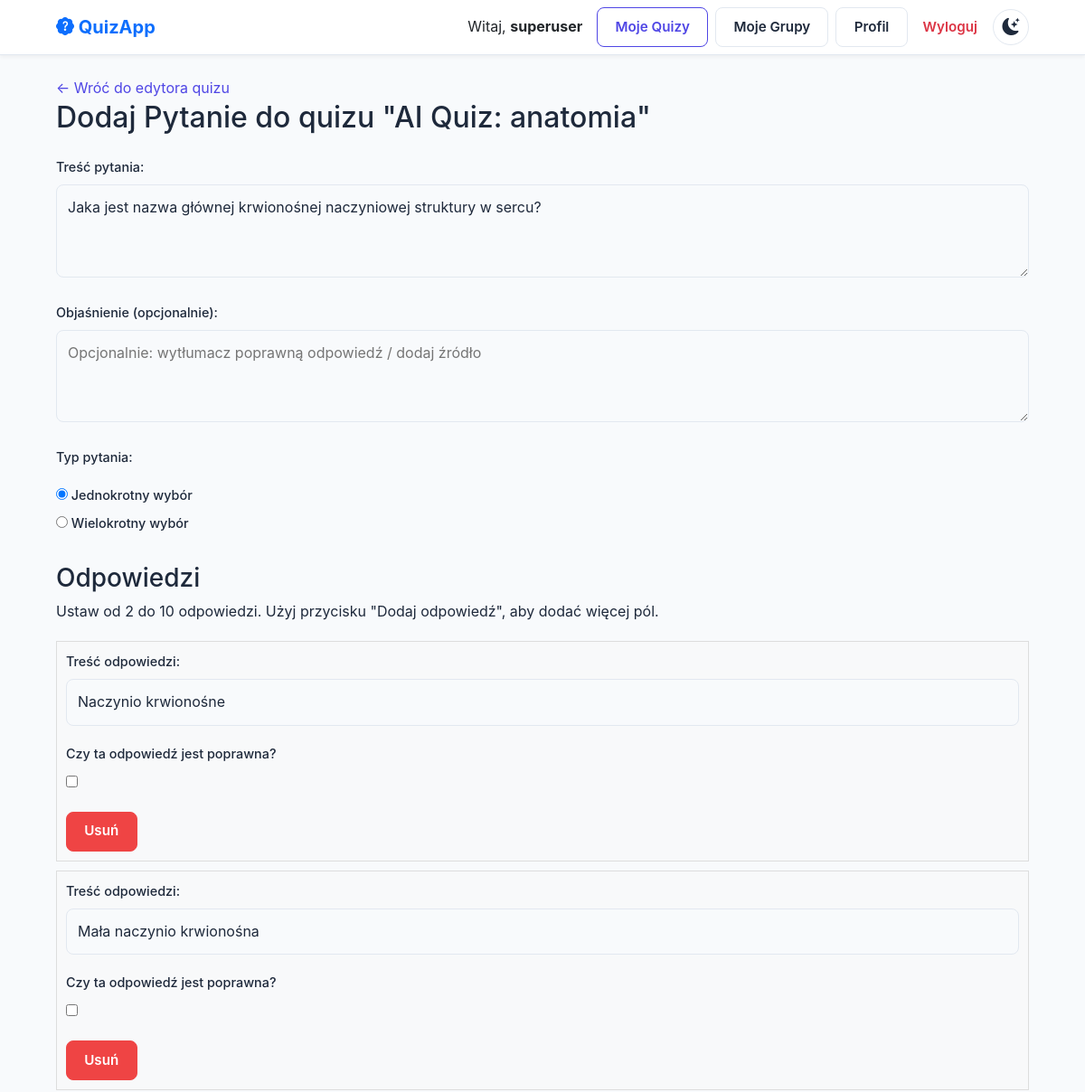
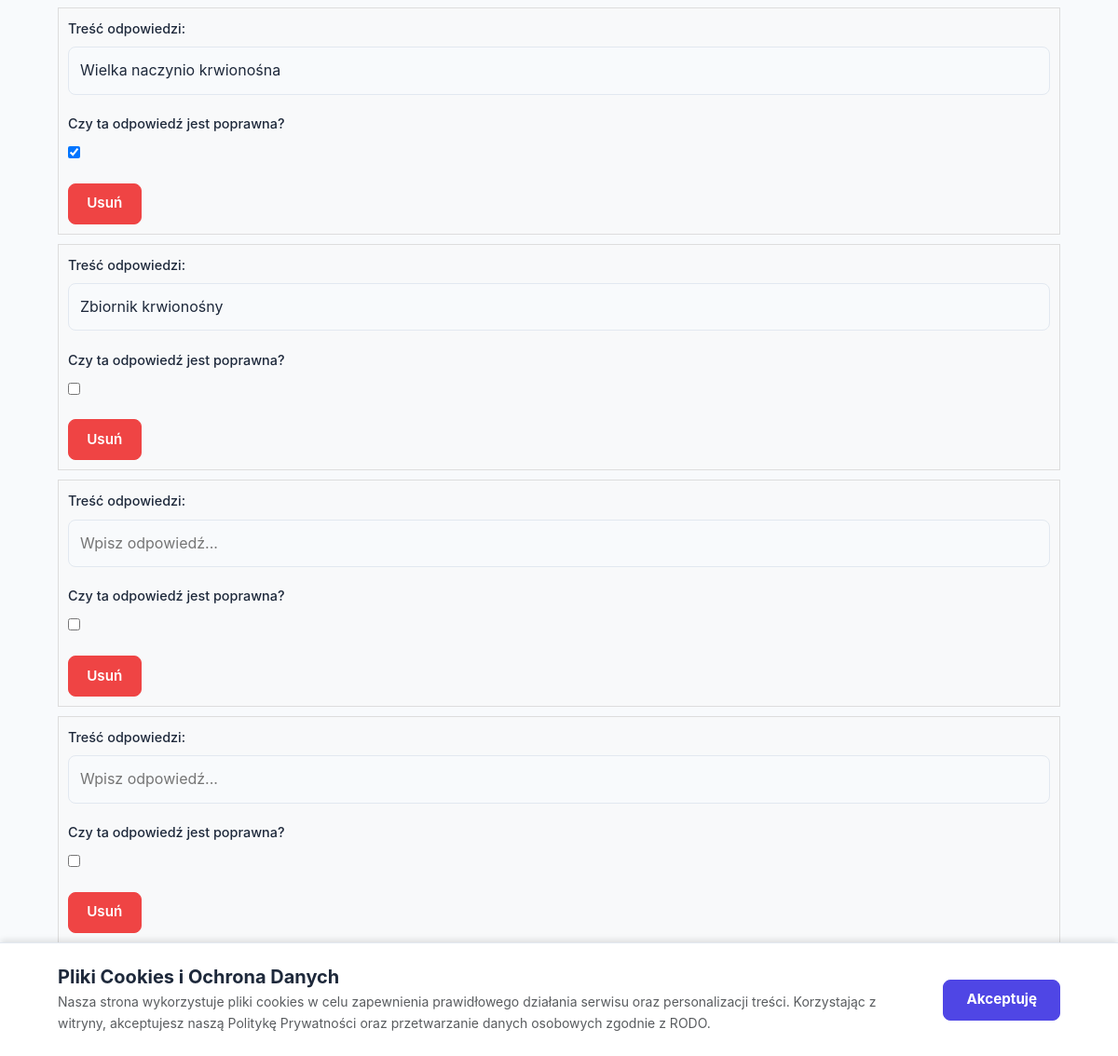
The page /question/6/edit/ (signed in) on the database its author committed (2 pictures, top to bottom).
### accounts/models.py (models this page shows)
class User(AbstractUser):
    groups = models.ManyToManyField(
        Group,
        verbose_name='groups',
        blank=True,
        help_text=(
            'The groups this user belongs to. A user will get all permissions '
            'granted to each of their groups.'
        ),
        related_name="%(app_label)s_%(class)s_groups",
        related_query_name="user",
    )
    user_permissions = models.ManyToManyField(
        Permission,
        verbose_name='user permissions',
        blank=True,
        help_text='Specific permissions for this user.',
        related_name="%(app_label)s_%(class)s_user_permissions",
        related_query_name="user",
    )
    pass # Keep pass if you have no other custom fields yet

### quizzes/models.py (models this page shows, shortened)
class Quiz(models.Model):
    class Visibility(models.TextChoices):
        PUBLIC = 'PUBLIC', 'Publiczny'
        PRIVATE = 'PRIVATE', 'Prywatny'
    title = models.CharField(max_length=255, verbose_name="Tytuł")
    author = models.ForeignKey(settings.AUTH_USER_MODEL, on_delete=models.CASCADE, verbose_name="Autor")
    visibility = models.CharField(
        max_length=10,
        choices=Visibility.choices,
        default=Visibility.PRIVATE,
        verbose_name="Widoczność"
    )
    time_limit = models.IntegerField(
        default=0,
        verbose_name="Limit czasu (w minutach)",
        help_text="Ustaw 0, aby wyłączyć limit czasu."
    )
    instant_feedback = models.BooleanField(
        default=False,
        verbose_name="Natychmiastowe odpowiedzi",
        help_text="Jeśli zaznaczone, użytkownik zobaczy poprawne odpowiedzi po każdym pytaniu."
    )
    users_permissions = models.ManyToManyField(
        settings.AUTH_USER_MODEL,
        through='QuizUserPermission',
        related_name='quiz_access',
        blank=True,
        verbose_name="Uprawnienia użytkowników"
    )
    groups_permissions = models.ManyToManyField(
        QuizGroup,
        through='QuizGroupPermission',
        related_name='quiz_access',
        blank=True,
        verbose_name="Uprawnienia grup"
    )
    def can_edit(self, user):
        if not user.is_authenticated:
            return False
        if user == self.author:
            return True
        return self.quizuserpermission_set.filter(user=user, role='EDITOR').exists()

class Question(models.Model):
    class QuestionType(models.TextChoices):
        SINGLE = 'SINGLE', 'Jednokrotny wybór'
        MULTIPLE = 'MULTIPLE', 'Wielokrotny wybór'
    quiz = models.ForeignKey(Quiz, related_name='questions', on_delete=models.CASCADE)
    text = models.TextField(verbose_name="Treść pytania")
    explanation = models.TextField(blank=True, default="", verbose_name="Wyjaśnienie")
    question_type = models.CharField(
        max_length=10,
        choices=QuestionType.choices,
        default=QuestionType.SINGLE,
        verbose_name="Typ pytania"
    )

### quizzes/views.py (the view)
# urls.py: path('question/<int:pk>/edit/', views.question_edit_view, name='question-edit'),
@login_required
def question_edit_view(request, pk):
    question = get_object_or_404(Question, pk=pk)
    _check_edit_permission(request.user, question.quiz)
    if request.method == 'POST':
        question_form = QuestionForm(request.POST, instance=question)
        answer_formset = AnswerFormSet(request.POST, instance=question)
        if question_form.is_valid() and answer_formset.is_valid():
            question_type = question_form.cleaned_data.get('question_type')
            correct_answers_count = 0
            for form in answer_formset.cleaned_data:
                if form.get('is_correct') and not form.get('DELETE'):
                    correct_answers_count += 1
            if question_type == Question.QuestionType.SINGLE and correct_answers_count != 1:
                question_form.add_error('question_type', 'Pytanie jednokrotnego wyboru musi mieć dokładnie jedną poprawną odpowiedź.')
            elif question_type == Question.QuestionType.MULTIPLE and correct_answers_count == 0:
                question_form.add_error('question_type', 'Pytanie wielokrotnego wyboru musi mieć przynajmniej jedną poprawną odpowiedź.')
            else:
                question_form.save()
                answer_formset.save()
                messages.success(request, "Pytanie zostało zaktualizowane.")
                return redirect('quiz-edit', pk=question.quiz.pk)
    else:
        question_form = QuestionForm(instance=question)
        answer_formset = AnswerFormSet(instance=question)
    context = {
        'question_form': question_form,
        'answer_formset': answer_formset,
        'quiz': question.quiz
    }
    return render(request, 'quizzes/question_form.html', context)

### quizzes/forms.py
class QuestionForm(forms.ModelForm):
    class Meta:
        model = Question
        fields = ['text', 'explanation', 'question_type']
        widgets = {
            'text': forms.Textarea(attrs={'rows': 3}),
            'explanation': forms.Textarea(attrs={
                'rows': 3,
                'placeholder': 'Opcjonalnie: wytłumacz poprawną odpowiedź / dodaj źródło'
            }),
            'question_type': forms.RadioSelect,
        }
        labels = {
            'text': 'Treść pytania',
            'explanation': 'Objaśnienie (opcjonalnie)',
            'question_type': 'Typ pytania',
        }

### quizzes/views.py (called while the page is built)
def _check_edit_permission(user, quiz):
    if not quiz.can_edit(user):
        raise PermissionDenied("Nie masz uprawnień do edycji tego quizu.")

### templates/quizzes/question_form.html (shortened to what this page needs)
{% extends 'base.html' %}
{% block content %}
    <a href="{% url 'quiz-edit' quiz.pk %}">&larr; Wróć do edytora quizu</a>
    <h1>{% if form.instance.pk %}Edytuj{% else %}Dodaj{% endif %} Pytanie do quizu "{{ quiz.title }}"</h1>
    <form method="post" novalidate>
        {{ question_form.as_p }}
        <h3 style="margin-top: 2rem;">Odpowiedzi</h3>
        <p>
          Ustaw od 2 do 10 odpowiedzi. Użyj przycisku "Dodaj odpowiedź", aby dodać więcej pól.
        </p>
        <div id="answer-formset-container">
            {% for form in answer_formset %}
                <div class="formset-row" style="background: #f8f9fa; border: 1px solid #ddd; padding: 10px; margin-bottom: 10px; {% if form.DELETE.value %}display: none;{% endif %}">
                    {% for field in form.visible_fields %}
                        <p>
                            {{ field.label_tag }} {{ field }}
                        </p>
                    {% endfor %}
                    <button type="button" class="btn btn-danger btn-sm remove-answer-btn">Usuń</button>
                </div>
            {% endfor %}
        </div>
        <button type="button" id="add-answer-btn" class="btn btn-secondary" style="margin-top: 10px;">Dodaj odpowiedź</button>
        <button type="submit" class="btn btn-primary" style="margin-top: 10px;">Zapisz Pytanie</button>
    </form>
{% endblock %}

### templates/base.html (shortened to what this page needs)
{% load static %}
<!DOCTYPE html>
<html lang="pl">
<head>
    <link href="https://cdn.jsdelivr.net/npm/bootstrap@5.3.0/dist/css/bootstrap.min.css" rel="stylesheet">
    <link rel="stylesheet" href="https://cdn.jsdelivr.net/npm/bootstrap-icons@1.10.0/font/bootstrap-icons.css">
    <link rel="stylesheet" href="{% static 'css/style.css' %}">
</head>
<body class="d-flex flex-column min-vh-100">
    <nav class="navbar navbar-expand-lg navbar-light bg-white mb-4">
        <div class="container">
            <a class="navbar-brand fw-bold text-primary" href="{% url 'home' %}">
                <i class="bi bi-patch-question-fill"></i> QuizApp
            </a>
            <div class="collapse navbar-collapse" id="navbarNav">
                <ul class="navbar-nav ms-auto align-items-center">
                    {% if user.is_authenticated %}
                        <li class="nav-item">
                            <span class="nav-link disabled text-dark">Witaj, <strong>{{ user.username }}</strong></span>
                        </li>
                        <li class="nav-item ms-lg-2">
                            <a class="btn btn-outline-primary btn-sm" href="{% url 'my-quizzes' %}">Moje Quizy</a>
                        </li>
                        <li class="nav-item ms-lg-2">
                            <a class="btn btn-light btn-sm" href="{% url 'group-list' %}">Moje Grupy</a>
                        </li>
                        <li class="nav-item ms-lg-2">
                            <a class="btn btn-light btn-sm" href="{% url 'profile_edit' %}">Profil</a>
                        </li>
                        <li class="nav-item ms-lg-2">
                            <form action="{% url 'logout' %}" method="post" class="d-inline">
                                <button type="submit" class="btn btn-link nav-link text-danger">Wyloguj</button>
                            </form>
                        </li>
                    {% endif %}
                        <li class="nav-item ms-2">
                          <button id="theme-toggle" class="theme-toggle" aria-label="Przełącz motyw">
                            <i id="theme-icon" class="bi bi-moon-stars-fill"></i>
                          </button>
                        </li>
                </ul>
            </div>
        </div>
    </nav>
    <div class="container">
        {% block content %}{% endblock %}
    </div>
    <footer class="mt-auto py-3 text-center text-muted text-small">
        <div class="container">
        </div>
    </footer>
    <div id="cookie-banner" class="p-4">
        <div class="container d-flex flex-column flex-md-row align-items-center justify-content-between gap-3">
            <div class="text-muted">
                <h5 class="fw-bold mb-1"> Pliki Cookies i Ochrona Danych</h5>
                <p class="mb-0 small">
                    Nasza strona wykorzystuje pliki cookies w celu zapewnienia prawidłowego działania serwisu oraz personalizacji treści.
                    Korzystając z witryny, akceptujesz naszą Politykę Prywatności oraz przetwarzanie danych osobowych zgodnie z RODO.
                </p>
            </div>
            <div class="d-flex gap-2 shrink-0">
                <button id="accept-cookies" class="btn btn-primary btn-sm px-4 fw-bold">Akceptuję</button>
            </div>
        </div>
    </div>
</body>
</html>

### static/css/style.css (style rules this page uses)
:root { --bg: #f8fafc; --surface: #ffffff; --surface-hover: #f1f5f9; --text: #1e293b; --text-muted: #64748b; --border: #e2e8f0; --primary: #4f46e5; --primary-hover: #4338ca; --primary-text: #ffffff; --secondary: #64748b; --secondary-hover: #475569; --danger: #ef4444; --danger-hover: #dc2626; --success: #10b981; --shadow: 0 4px 6px -1px rgb(0 0 0 / 0.1), 0 2px 4px -2px rgb(0 0 0 / 0.1); --radius: 12px; }
* { box-sizing: border-box; }
body { font-family: 'Inter', -apple-system, BlinkMacSystemFont, "Segoe UI", Roboto, sans-serif; background-color: var(--bg); color: var(--text); margin: 0; line-height: 1.6; transition: background-color 0.3s, color 0.3s; }
a { color: var(--primary); text-decoration: none; transition: color 0.2s; }
h1, h2, h3, h4, h5, h6 { color: var(--text); margin-top: 0; }
h1 { font-size: 2rem; margin-bottom: 1.5rem; }
nav { background: var(--surface); padding: 1rem 2rem; display: flex; justify-content: space-between; align-items: center; border-bottom: 1px solid var(--border); box-shadow: 0 1px 3px 0 rgb(0 0 0 / 0.1); }
.container { max-width: 1100px; }
.btn { display: inline-flex; align-items: center; justify-content: center; padding: 0.6rem 1.2rem; border-radius: 8px; text-decoration: none; border: 1px solid transparent; cursor: pointer; font-size: 0.95rem; font-weight: 600; transition: all 0.2s; line-height: 1.5; }
.btn-primary { background-color: var(--primary); border-color: var(--primary); color: var(--primary-text); }
.btn-secondary, .btn-light { background-color: var(--surface); color: var(--text); border-color: var(--border); }
.btn-danger { background-color: var(--danger); border-color: var(--danger); color: #fff; }
.btn-outline-primary { color: var(--primary); border-color: var(--primary); background-color: transparent; }
form p { margin-bottom: 1.2rem; }
label { display: block; margin-bottom: 0.5rem; font-weight: 500; color: var(--text); font-size: 0.9rem; }
input[type="text"], input[type="search"], input[type="email"], input[type="password"], input[type="number"], select, textarea { width: 100%; padding: 0.75rem; border: 1px solid var(--border); border-radius: 8px; box-sizing: border-box; background-color: var(--bg); color: var(--text); font-size: 1rem; transition: border-color 0.2s; }
.theme-toggle { padding: 0.5rem; border-radius: 50%; border: 1px solid var(--border); background-color: var(--surface); color: var(--text); cursor: pointer; width: 40px; height: 40px; display: flex; align-items: center; justify-content: center; font-size: 1.2rem; transition: transform 0.2s, background-color 0.2s; }
#cookie-banner { position: fixed; bottom: 0; left: 0; width: 100%; z-index: 1050; background-color: var(--surface); color: var(--text); border-top: 1px solid var(--border); box-shadow: 0 -4px 6px -1px rgba(0, 0, 0, 0.1); transform: translateY(100%); transition: transform 0.3s ease-in-out; }
#cookie-banner.show { transform: translateY(0); }

### templates/base.html (style rules this page uses)
body { background-color: var(--bg); color: var(--text); transition: background-color 0.3s, color 0.3s; }
.navbar { box-shadow: 0 2px 4px rgba(0,0,0,0.05); }

### rows shown on the page
User: username "superuser"
Quiz: title "AI Quiz: anatomia"
Question: text "Jaka jest nazwa głównej krwionośnej naczyniowej struktury w sercu?", question_type "☑ Jednokrotny wybór ☐ Wielokrotny wybór"

### other values the page prints
{{ field.label_tag }} "Treść odpowiedzi:" "Czy ta odpowiedź jest poprawna?" "Treść odpowiedzi:" "Czy ta odpowiedź jest poprawna?" "Treść odpowiedzi:" "Czy ta odpowiedź jest poprawna?" "Treść odpowiedzi:" "Czy ta odpowiedź jest poprawna?" "Treść odpowiedzi:" "Czy ta odpowiedź jest poprawna?" "Treść odpowiedzi:" "Czy ta odpowiedź jest poprawna?"
